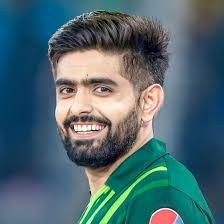
#> input picture Lab 05/open cv/Feature Detection and Description/babarazam.jpeg, 224 x 224 px, found by its file name
$ jupyter execute 'Co-ordinates of Contours.ipynb'
#> lines starting #> are read from the running program, lines starting #| are printed output that depends on the picture; after the words box and inside, x2 and y2 are one past the last pixel; in counts of white or black regions, pixels touching at a corner belong together
[cell 1]
import cv2
img_path = "D:/open cv/Feature Detection and Description/babarazam.jpeg"
img2 = cv2.imread(img_path, cv2.IMREAD_COLOR)
#> img2 is the input picture: shape (224, 224, 3); mean B, G, R 111.4, 103.7, 77
img = cv2.imread(img_path, cv2.IMREAD_GRAYSCALE)
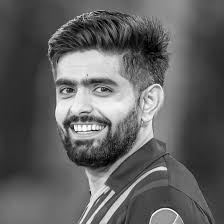
#> img: shape (224, 224); min 0, max 255, mean 96.6

if img2 is None or img is None:
    raise ValueError(f"Image not found at {img_path}")

import numpy as np

font = cv2.FONT_HERSHEY_COMPLEX

_, threshold = cv2.threshold(img, 110, 255, cv2.THRESH_BINARY)
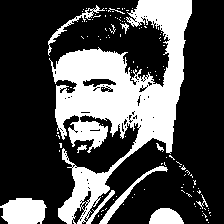
#> threshold: shape (224, 224); 30.4% white; 118 white regions (107 under 20 px)

contours, _ = cv2.findContours(threshold, cv2.RETR_TREE, cv2.CHAIN_APPROX_SIMPLE)
#> contours = 256 contours, 241 with area under 20; largest, box (x1, y1, x2, y2) and area: (49, 0, 192, 224) 12436, (0, 198, 47, 224) 930, (149, 208, 184, 224) 387, (99, 166, 168, 224) 343, (48, 5, 105, 56) 206

for cnt in contours:
    approx = cv2.approxPolyDP(cnt, 0.009 * cv2.arcLength(cnt, True), True)
    cv2.drawContours(img2, [approx], 0, (0, 0, 255), 5)

    n = approx.ravel()
    for i in range(0, len(n), 2):
        x, y = n[i], n[i + 1]
        coord = f"{x} {y}"
        if i == 0:
            cv2.putText(img2, "Arrow tip", (x, y), font, 0.5, (255, 0, 0))
        else:
            cv2.putText(img2, coord, (x, y), font, 0.5, (0, 255, 0))
#> this loop made 256 passes
#> n on passes 1 to 3: [208, 222], [206, 219, 206, 220, 207, 220, 207, 219], [210, 215]
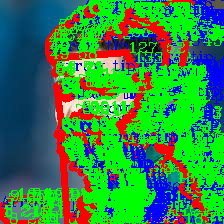
#> img2: shape (224, 224, 3); mean B, G, R 68.5, 131.4, 50

cv2.imshow('Contours with Coordinates', img2)
cv2.waitKey(0)
cv2.destroyAllWindows()
